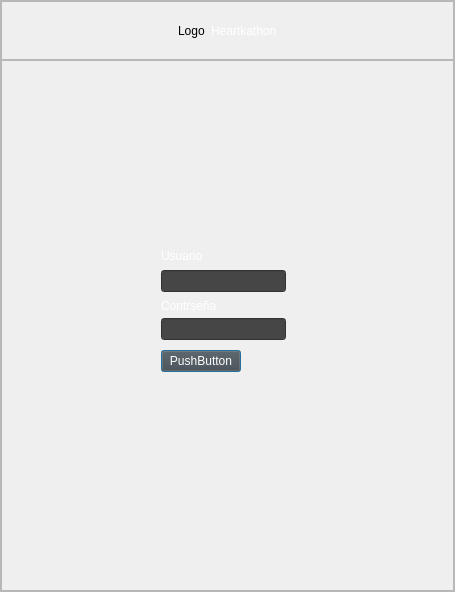
<?xml version="1.0" encoding="UTF-8"?>
<ui version="4.0">
 <class>Dialog</class>
 <widget class="QDialog" name="Dialog">
  <property name="geometry">
   <rect>
    <x>0</x>
    <y>0</y>
    <width>455</width>
    <height>592</height>
   </rect>
  </property>
  <property name="windowTitle">
   <string>Dialog</string>
  </property>
  <layout class="QVBoxLayout" name="verticalLayout">
   <property name="spacing">
    <number>0</number>
   </property>
   <property name="leftMargin">
    <number>0</number>
   </property>
   <property name="topMargin">
    <number>0</number>
   </property>
   <property name="rightMargin">
    <number>0</number>
   </property>
   <property name="bottomMargin">
    <number>0</number>
   </property>
   <item>
    <widget class="QFrame" name="frame_2">
     <property name="frameShape">
      <enum>QFrame::StyledPanel</enum>
     </property>
     <property name="frameShadow">
      <enum>QFrame::Raised</enum>
     </property>
     <layout class="QVBoxLayout" name="verticalLayout_2" stretch="1,9">
      <property name="spacing">
       <number>0</number>
      </property>
      <property name="leftMargin">
       <number>0</number>
      </property>
      <property name="topMargin">
       <number>0</number>
      </property>
      <property name="rightMargin">
       <number>0</number>
      </property>
      <property name="bottomMargin">
       <number>0</number>
      </property>
      <item>
       <widget class="QFrame" name="frame">
        <property name="frameShape">
         <enum>QFrame::StyledPanel</enum>
        </property>
        <property name="frameShadow">
         <enum>QFrame::Raised</enum>
        </property>
        <layout class="QHBoxLayout" name="horizontalLayout" stretch="1,0,0,1">
         <item>
          <spacer name="horizontalSpacer_2">
           <property name="orientation">
            <enum>Qt::Horizontal</enum>
           </property>
           <property name="sizeHint" stdset="0">
            <size>
             <width>109</width>
             <height>20</height>
            </size>
           </property>
          </spacer>
         </item>
         <item>
          <widget class="QLabel" name="label">
           <property name="text">
            <string>Logo</string>
           </property>
          </widget>
         </item>
         <item>
          <widget class="QLabel" name="label_2">
           <property name="styleSheet">
            <string notr="true">font: 26pt &quot;Suravaram&quot;;
color: white;
</string>
           </property>
           <property name="text">
            <string>Heartkathon</string>
           </property>
          </widget>
         </item>
         <item>
          <spacer name="horizontalSpacer">
           <property name="orientation">
            <enum>Qt::Horizontal</enum>
           </property>
           <property name="sizeHint" stdset="0">
            <size>
             <width>329</width>
             <height>20</height>
            </size>
           </property>
          </spacer>
         </item>
        </layout>
       </widget>
      </item>
      <item>
       <widget class="QFrame" name="frame_3">
        <property name="frameShape">
         <enum>QFrame::StyledPanel</enum>
        </property>
        <property name="frameShadow">
         <enum>QFrame::Raised</enum>
        </property>
        <widget class="QLineEdit" name="lineEdit">
         <property name="geometry">
          <rect>
           <x>160</x>
           <y>210</y>
           <width>125</width>
           <height>22</height>
          </rect>
         </property>
         <property name="styleSheet">
          <string notr="true">color: white;
background-color: rgb(70, 70, 70);</string>
         </property>
        </widget>
        <widget class="QLineEdit" name="lineEdit_3">
         <property name="geometry">
          <rect>
           <x>160</x>
           <y>258</y>
           <width>125</width>
           <height>22</height>
          </rect>
         </property>
         <property name="styleSheet">
          <string notr="true">color: white;
background-color: rgb(70, 70, 70);</string>
         </property>
        </widget>
        <widget class="QLabel" name="label_3">
         <property name="geometry">
          <rect>
           <x>160</x>
           <y>160</y>
           <width>91</width>
           <height>71</height>
          </rect>
         </property>
         <property name="styleSheet">
          <string notr="true">color: white;
</string>
         </property>
         <property name="text">
          <string>Usuario</string>
         </property>
        </widget>
        <widget class="QLabel" name="label_4">
         <property name="geometry">
          <rect>
           <x>160</x>
           <y>238</y>
           <width>62</width>
           <height>16</height>
          </rect>
         </property>
         <property name="styleSheet">
          <string notr="true">color: white;</string>
         </property>
         <property name="text">
          <string>Contrseña</string>
         </property>
        </widget>
        <widget class="QPushButton" name="pushButton">
         <property name="geometry">
          <rect>
           <x>160</x>
           <y>290</y>
           <width>80</width>
           <height>22</height>
          </rect>
         </property>
         <property name="styleSheet">
          <string notr="true">color: white;
background-color: rgb(70, 70, 70);</string>
         </property>
         <property name="text">
          <string>PushButton</string>
         </property>
        </widget>
       </widget>
      </item>
     </layout>
    </widget>
   </item>
  </layout>
 </widget>
 <resources/>
 <connections/>
</ui>
